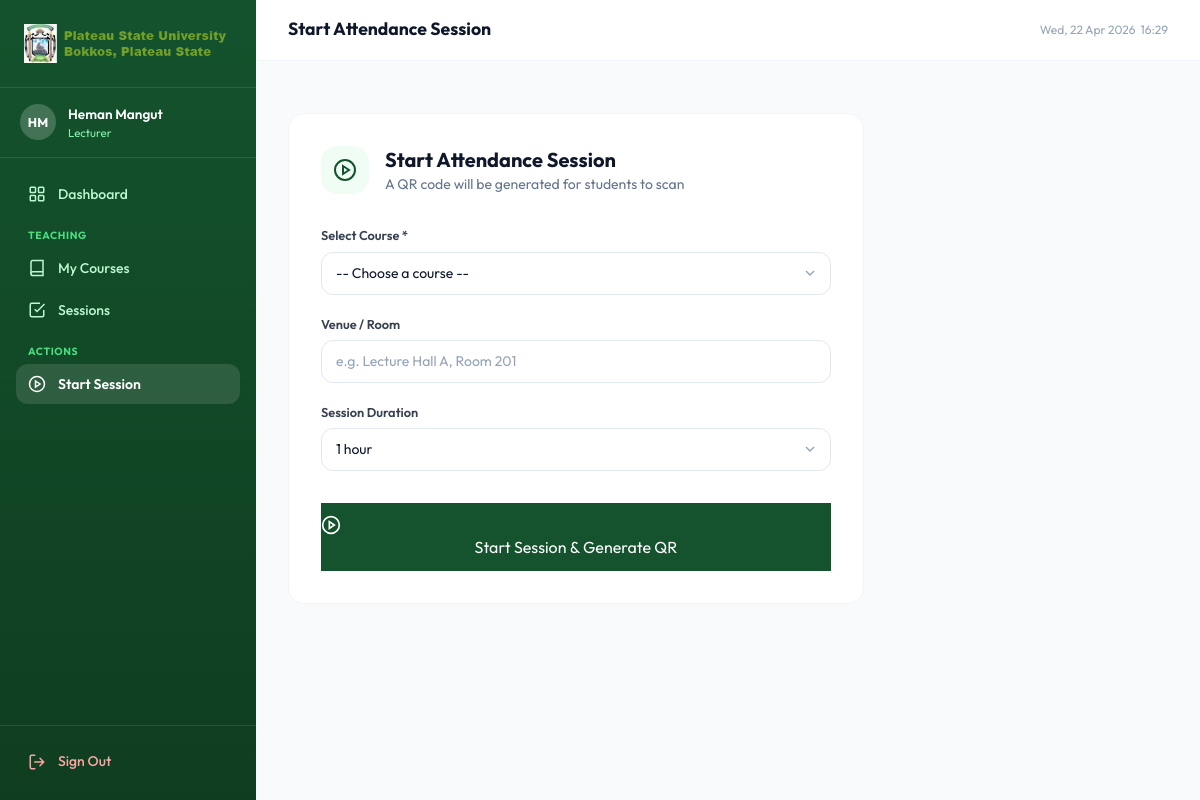
The app's page /lecturer/sessions/start/ (signed in) with its own data.
### attendance/models.py (models this page shows, shortened)
class User(AbstractBaseUser, PermissionsMixin):
    ROLE_CHOICES = [
        ('admin', 'Admin'),
        ('lecturer', 'Lecturer'),
        ('student', 'Student'),
    ]
    id = models.UUIDField(primary_key=True, default=uuid.uuid4, editable=False)
    email = models.EmailField(unique=True)
    first_name = models.CharField(max_length=100)
    last_name = models.CharField(max_length=100)
    role = models.CharField(max_length=20, choices=ROLE_CHOICES, default='student')
    is_active = models.BooleanField(default=True)
    is_staff = models.BooleanField(default=False)
    date_joined = models.DateTimeField(default=timezone.now)
    avatar = models.ImageField(upload_to='avatars/', null=True, blank=True)
    objects = UserManager()
    USERNAME_FIELD = 'email'
    REQUIRED_FIELDS = ['first_name', 'last_name']
    class Meta:
        verbose_name = 'User'
        verbose_name_plural = 'Users'
    def get_full_name(self):
        return f"{self.first_name} {self.last_name}"

### attendance/views.py (the view, shortened to what this page needs)
# urls.py: path('lecturer/sessions/start/', views.start_session, name='start_session'),
@login_required
@role_required('lecturer')
def start_session(request):
    lecturer = get_object_or_404(LecturerProfile, user=request.user)
    courses = Course.objects.filter(lecturer=lecturer)
    return render(request, 'attendance/lecturer/start_session.html', {'courses': courses})

### attendance/context_processors.py (called while the page is built)
def site_context(request):
    context = {
        'site_name': 'PLASU Smart Attendance',
        'university_name': 'Plateau State University',
        'current_year': timezone.now().year,
        'now': timezone.now(),
    }
    if request.user.is_authenticated:
        if request.user.role == 'lecturer':
            try:
                active_count = AttendanceSession.objects.filter(
                    lecturer__user=request.user,
                    status='active',
                ).count()
                context['lecturer_active_sessions'] = active_count
            except Exception:
                context['lecturer_active_sessions'] = 0
    return context

### attendance/templates/attendance/lecturer/start_session.html (shortened to what this page needs)
{% extends "attendance/layout_sidebar.html" %}
{% load static attendance_tags %}
{% block page_title %}Start Attendance Session{% endblock %}
{% block sidebar_nav %}{% include "attendance/partials/lecturer_nav.html" %}{% endblock %}
{% block content %}
<div class="max-w-xl animate-in">
  <div class="bg-white rounded-2xl shadow-card border border-slate-100 p-8">
    <div class="flex items-center gap-4 mb-8">
      <div class="w-12 h-12 rounded-2xl bg-green-50 flex items-center justify-center">
        <svg class="w-6 h-6 text-primary" viewBox="0 0 24 24" fill="none" stroke="currentColor" stroke-width="2"><circle cx="12" cy="12" r="10"/><polygon points="10 8 16 12 10 16 10 8"/></svg>
      </div>
      <div>
        <h2 class="text-xl font-bold text-ink">Start Attendance Session</h2>
        <p class="text-slate-500 text-sm">A QR code will be generated for students to scan</p>
      </div>
    </div>
    <form method="post">
      <div class="space-y-5">
        <div>
          <label class="form-label">Select Course *</label>
          <select name="course" required class="form-input" id="course-select">
            <option value="">-- Choose a course --</option>
          </select>
        </div>
        <div>
          <label class="form-label">Venue / Room</label>
          <input type="text" name="venue" class="form-input" placeholder="e.g. Lecture Hall A, Room 201">
        </div>
        <div>
          <label class="form-label">Session Duration</label>
          <select name="duration" class="form-input">
            <option value="60" selected>1 hour</option>
          </select>
        </div>
      </div>
      <button type="submit" class="btn-primary w-full justify-center mt-8 py-3 text-base">
        <svg class="w-5 h-5" viewBox="0 0 24 24" fill="none" stroke="currentColor" stroke-width="2"><circle cx="12" cy="12" r="10"/><polygon points="10 8 16 12 10 16 10 8"/></svg>
        Start Session & Generate QR
      </button>
    </form>
  </div>
</div>
{% endblock %}

### attendance/templates/attendance/layout_sidebar.html (shortened to what this page needs)
{% extends "attendance/base.html" %}
{% load static %}
{% block body %}
<div class="page-wrapper">
  <aside id="sidebar" class="sidebar" style="min-height:100vh;">
    <div class="sidebar-logo">
      <img src="{% static 'images/plasu_logo.png' %}" alt="PLASU"
          >
    </div>
    <div class="sidebar-user">
      <div class="sidebar-avatar">
        {{ request.user.first_name|slice:":1" }}{{ request.user.last_name|slice:":1" }}
      </div>
      <div style="min-width:0">
        <div class="sidebar-user-name">{{ request.user.get_full_name }}</div>
        <div class="sidebar-user-role">{{ request.user.role }}</div>
      </div>
    </div>
    <nav class="sidebar-nav">
      {% block sidebar_nav %}{% endblock %}
    </nav>
    <div class="sidebar-footer">
      <a href="{% url 'attendance:logout' %}" class="sidebar-link" style="color:#fca5a5;">
        <svg viewBox="0 0 24 24" fill="none" stroke="currentColor" stroke-width="2">
          <path d="M9 21H5a2 2 0 0 1-2-2V5a2 2 0 0 1 2-2h4M16 17l5-5-5-5M21 12H9" stroke-linecap="round" stroke-linejoin="round"/>
        </svg>
        Sign Out
      </a>
    </div>
  </aside>
  <div class="main-area">
    <header class="topbar">
      <div>
        <div class="topbar-title">{% block page_title %}Dashboard{% endblock %}</div>
      </div>
      <div class="flex items-center gap-3 ml-auto">
        <span class="text-xs text-slate-400 hidden md:block" id="datetime-display"></span>
      </div>
    </header>
    <div class="px-4 md:px-8 pt-5">
    </div>
    <main class="main-content">
      {% block content %}{% endblock %}
    </main>
  </div>
</div>
{% endblock %}

### static/css/main.css (style rules this page uses)
*, *::before, *::after { box-sizing: border-box; margin: 0; padding: 0; }
:root { --color-primary: #14532D; --color-primary-dark: #0f3d20; --color-primary-light: #166534; --color-primary-50: #F0FDF4; --color-primary-100: #DCFCE7; --color-primary-200: #BBF7D0; --color-primary-300: #86EFAC; --color-primary-500: #22C55E; --color-surface: #F8FAFC; --color-ink: #0F172A; --color-muted: #64748B; --color-border: #E2E8F0; --color-subtle: #F1F5F9; --color-success: #22C55E; --color-warning: #F59E0B; --color-error: #EF4444; --color-info: #3B82F6; --radius-sm: 8px; --radius-md: 12px; --radius-lg: 16px; --radius-xl: 20px; --radius-2xl: 24px; --radius-full: 9999px; --shadow-card: 0 1px 3px 0 rgb(0 0 0 / 0.07), 0 1px 2px -1px rgb(0 0 0 / 0.07); --shadow-md: 0 4px 6px -1px rgb(0 0 0 / 0.07), 0 2px 4px -2px rgb(0 0 0 / 0.07); --shadow-lg: 0 10px 15px -3px rgb(0 0 0 / 0.08), 0 4px 6px -4px rgb(0 0 0 / 0.08); }
html { font-size: 16px; -webkit-text-size-adjust: 100%; }
body { font-family: 'Outfit', 'Segoe UI', system-ui, sans-serif; background: var(--color-surface); color: var(--color-ink); line-height: 1.5; -webkit-font-smoothing: antialiased; -moz-osx-font-smoothing: grayscale; }
h2 { font-size: 1.25rem; font-weight: 700; line-height: 1.3; }
p { font-size: 0.9rem; }
.page-wrapper { display: flex; min-height: 100vh; overflow: hidden; }
.sidebar { width: 256px; flex-shrink: 0; display: flex; flex-direction: column; background: linear-gradient(180deg, var(--color-primary) 0%, var(--color-primary-dark) 100%); position: relative; z-index: 40; transform: translateX(-100%); transition: transform 0.3s ease; }
@media (min-width: 1024px) { .sidebar { transform: translateX(0); } }
.sidebar-logo { padding: 1.5rem; border-bottom: 1px solid rgba(255,255,255,.10); display: flex; align-items: center; gap: 0.75rem; }
.sidebar-user { padding: 1rem 1.25rem; border-bottom: 1px solid rgba(255,255,255,.10); display: flex; align-items: center; gap: 0.75rem; }
.sidebar-avatar { width: 36px; height: 36px; border-radius: var(--radius-full); background: rgba(255,255,255,.20); display: flex; align-items: center; justify-content: center; font-weight: 700; font-size: 0.8rem; color: #fff; flex-shrink: 0; }
.sidebar-user-name { color: #fff; font-weight: 600; font-size: 0.85rem; white-space: nowrap; overflow: hidden; text-overflow: ellipsis; }
.sidebar-user-role { color: #86efac; font-size: 0.72rem; text-transform: capitalize; }
.sidebar-nav { flex: 1; padding: 1rem; overflow-y: auto; }
.sidebar-link { display: flex; align-items: center; gap: 0.75rem; padding: 0.6rem 0.75rem; border-radius: var(--radius-md); color: #bbf7d0; font-size: 0.875rem; font-weight: 500; text-decoration: none; transition: background .15s, color .15s; cursor: pointer; margin-bottom: 2px; }
.sidebar-link svg { width: 18px; height: 18px; flex-shrink: 0; }
.sidebar-footer { padding: 1rem; border-top: 1px solid rgba(255,255,255,.10); }
.main-area { flex: 1; display: flex; flex-direction: column; min-width: 0; overflow: hidden; }
.topbar { background: #fff; border-bottom: 1px solid #f1f5f9; padding: 1rem 2rem; display: flex; align-items: center; justify-content: space-between; flex-shrink: 0; }
.topbar-title { font-size: 1.1rem; font-weight: 700; color: var(--color-ink); }
.main-content { flex: 1; overflow-y: auto; padding: 2rem; }
.btn-primary { background: var(--color-primary); color: #fff; }
.form-label { display: block; font-size: 0.8rem; font-weight: 600; color: #374151; margin-bottom: 0.375rem; }
.form-input, input[type="text"], input[type="email"], input[type="password"], input[type="number"], input[type="date"], select, textarea { width: 100%; padding: 0.625rem 0.875rem; border: 1.5px solid var(--color-border); border-radius: var(--radius-md); font-size: 0.875rem; font-family: inherit; color: var(--color-ink); background: #fff; transition: border-color .2s, box-shadow .2s; appearance: none; -webkit-appearance: none; }
.form-input::placeholder { color: #94a3b8; }
select.form-input { background-repeat: no-repeat; background-position: right 0.75rem center; padding-right: 2.5rem; }
.animate-in { animation: fadeSlideUp .35s ease both; }
.text-primary { color: var(--color-primary) !important; }

### records on screen
User: user.first_name "H", user.last_name "M", user.get_full_name "Heman Mangut", user.role "Lecturer"
